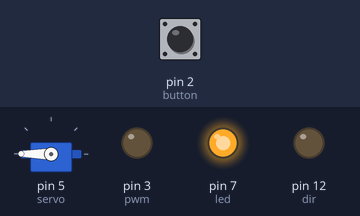
A program run on a simulated Arduino Uno, built with avr-gcc and run on an emulated ATmega328P. Shown: servo, output pins drawn as LEDs (lit = HIGH). The test bench sets the inputs (shaded band); at power-on: pin 2 (button) LOW. What the program prints to the serial monitor is not drawn.

Above: at 1.2 s.
1.3 s: pin 2 (button) pulled HIGH for 0.15 s
At 3.8 s:
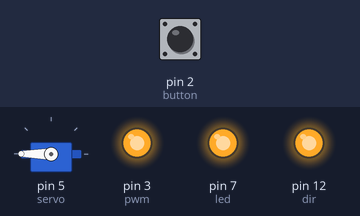
At 5.4 s:
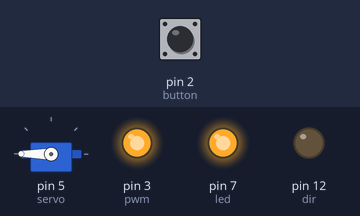
Timing chart, 0 to 10.3 s (numbered marks = the images above; inputs shaded):
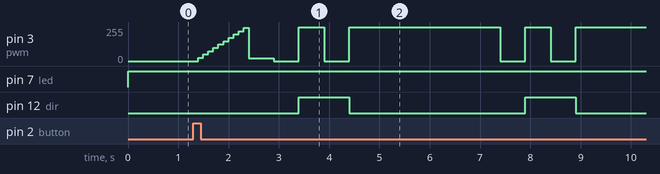

Measured:
- after the input at 1.3 s, pin 3 (pwm): 0/255 → 25/255 after 0.10 s, → 50/255 0.10 s later, → 75/255 0.10 s later, → 100/255 0.10 s later, … (19 changes in this stretch); pin 12 (dir): alternates HIGH for 1.0 s and LOW for 3.5 s, starting after 2.1 s

The program:

main.cpp
```cpp
#include <Arduino.h>
#include <Servo.h>

#define storage A2
#define servo 5
#define button 2
#define pwm 3
#define dir 12
#define led 7

// pwm vars
const int minCycle = 32;        // 1/8 max power
const int maxCycle = 255;       // 7/8 max power
const int rampInterval = 100;   // 100 ms
int currentSpeed = 0;

// state vars
bool buttonState;

// time variables
unsigned long now;
unsigned long lastRampTime;

enum GrinderState {
        IDLE,
        RAMP_UP,
        STEADY_STATE,
    };

GrinderState grinderStatus = IDLE;
Servo s1;

bool checkStorage(){
    int avgLight = 0;
    for(int i = 0;i < 50;i++){      // Take the avg of 50 readings
        avgLight += analogRead(storage);
    }
    avgLight = avgLight/50;
    if(avgLight>110){
        return false;
    }
    return true;
}

void flipFilter() {
    s1.write(0);
    delay(750);
    for (int i = 1; i <= 3; i++) {
        s1.write(40);
        delay(300);
        s1.write(0);
        delay(300);
    }
    delay(500);
    s1.write(180);
}

void serialTimer(int t, int t_max, String verb) {
    Serial.print("\rTime until ");
    Serial.print(verb);
    Serial.print(" ends:    ");
    Serial.print(t_max - t);
    Serial.print(" sec");
}
void setup() {
    Serial.begin(9600);

    s1.attach(servo);
    s1.write(180);

    pinMode(storage, INPUT);

    pinMode(pwm, OUTPUT);
    pinMode(dir, OUTPUT);
    pinMode(button, INPUT);

    pinMode(led, OUTPUT);
    lastRampTime = 0;       // setting ref point
}

void loop() {
    now = millis();         // setting time
    buttonState = digitalRead(button);
    digitalWrite(led, HIGH);
    switch(grinderStatus) {

        case IDLE:          // do nothing
            if (buttonState == HIGH) {
                Serial.print("\nButton pressed!\n");
                lastRampTime = now;
                grinderStatus = RAMP_UP;
            } else {
                currentSpeed = 0;
                analogWrite(pwm, currentSpeed);
            }

            break;

        case RAMP_UP:       // pwm up
            if (now - lastRampTime >= rampInterval) {
                lastRampTime = now;
                currentSpeed += 25;
                analogWrite(pwm, currentSpeed);
            }

            if (currentSpeed >= maxCycle) {
                grinderStatus = STEADY_STATE;
            }

            break;

        case STEADY_STATE:  // hold constant speed
            Serial.print("Grinding...\n");
            int t = 0;
            serialTimer(t, 20, "grinding");
            delay(500);
            for (int i = 0; i <= 4; i++) {
                analogWrite(pwm, 0);
                delay(500);             // 0.3 sec
                digitalWrite(dir, 1);
                analogWrite(pwm, maxCycle);
                delay(500);             // 0.3 sec
                t += 1;
                serialTimer(t, 20, "grinding");
                analogWrite(pwm, 0);
                delay(500);             // 0.3 sec
                digitalWrite(dir, 0);
                analogWrite(pwm, maxCycle);
                t += 1;
                serialTimer(t, 20, "grinding");
                delay(1000);            // 1.0 sec
                t += 1;
                serialTimer(t, 20, "grinding");
                delay(1000);            // 1.0 sec
                t += 1;
                serialTimer(t, 20, "grinding");
                delay(1000);            // 1.0 sec
            }
            analogWrite(pwm, 0);
            grinderStatus = IDLE;
            Serial.print("\n");
            Serial.print("Brewing...\n");
            for (int t = 0; t <=30; t++) {
                serialTimer(t, 30, "flip");
                delay(1000);
            }
            flipFilter();
            Serial.print("\nDone! Thank you!");
            break;
    }
}
```
